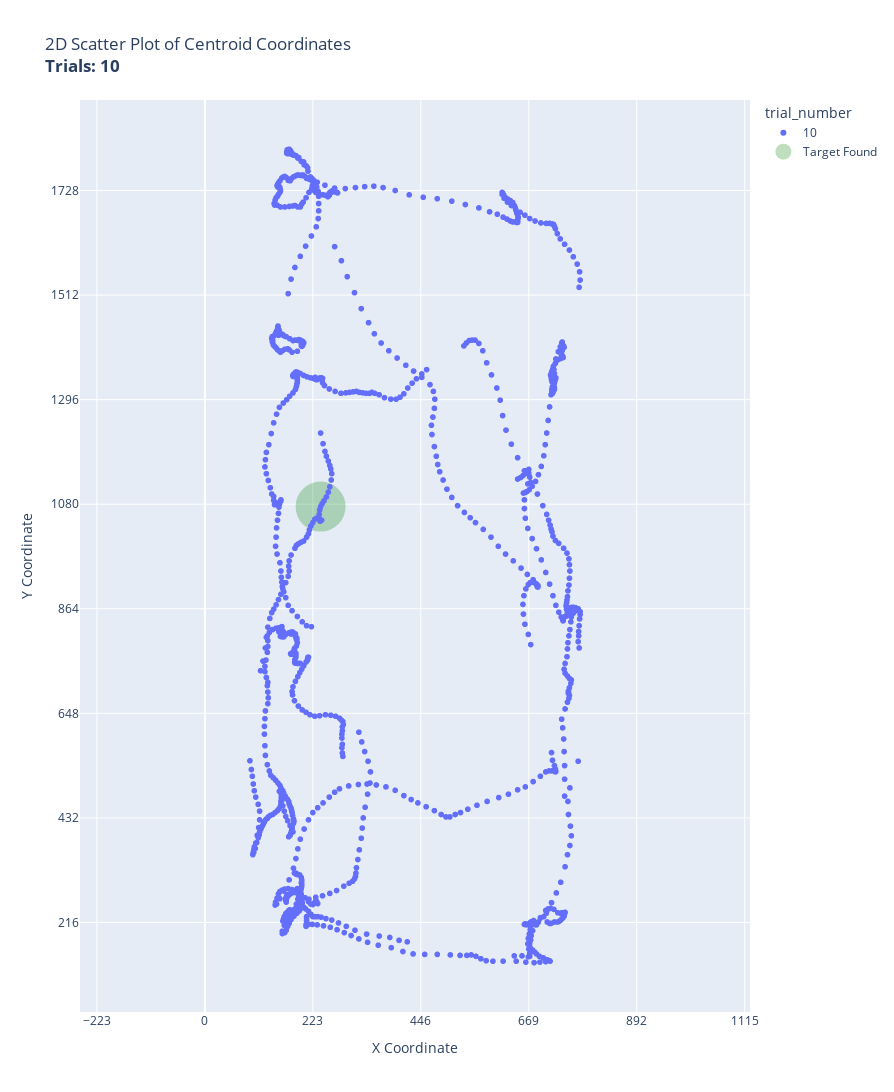

Here is the notebook cell this chart was saved with:
### Code cell
visualize_trial_trajectory(session.event_data, [10], color_code='trial_number')

### Figure 1 — Plotly figure (JSON) as saved in the notebook; plotly's stock layout.template omitted (floating-point values rounded to 4 significant figures; data arrays with more than 128 entries replaced by an {"elided": "..."} marker saying what was removed)
{"data": [{"hovertemplate": "trial_number=10<br>centroid_x=%{x}<br>centroid_y=%{y}<extra></extra>", "legendgroup": "10", "marker": {"color": "#636efa", "opacity": 1, "symbol": "circle"}, "mode": "markers", "name": "10", "showlegend": true, "type": "scattergl", "x": {"elided": "1439 int values"}, "xaxis": "x", "y": {"elided": "1439 int values"}, "yaxis": "y"}, {"marker": {"color": "green", "size": 50, "symbol": "circle"}, "mode": "markers", "name": "Target Found", "opacity": 0.25, "type": "scatter", "x": [239], "y": [1075]}], "layout": {"height": 1952, "legend": {"title": {"text": "trial_number"}, "tracegroupgap": 0}, "title": {"text": "2D Scatter Plot of Centroid Coordinates<br><b>Trials: 10</b>"}, "width": 894, "xaxis": {"anchor": "y", "domain": [0, 1], "dtick": 223, "gridwidth": 1, "tick0": 0, "title": {"text": "X Coordinate"}}, "yaxis": {"anchor": "x", "domain": [0, 1], "dtick": 216, "gridwidth": 1, "scaleanchor": "x", "tick0": 0, "title": {"text": "Y Coordinate"}}}}
